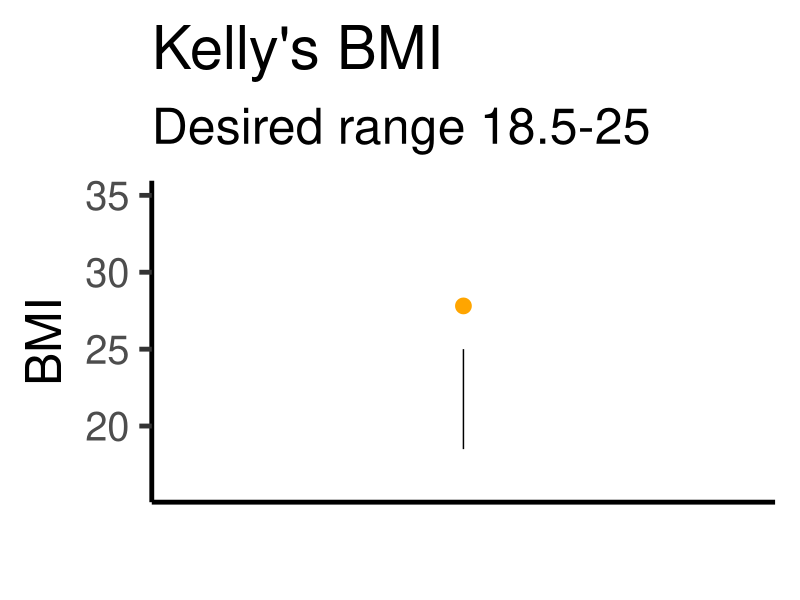
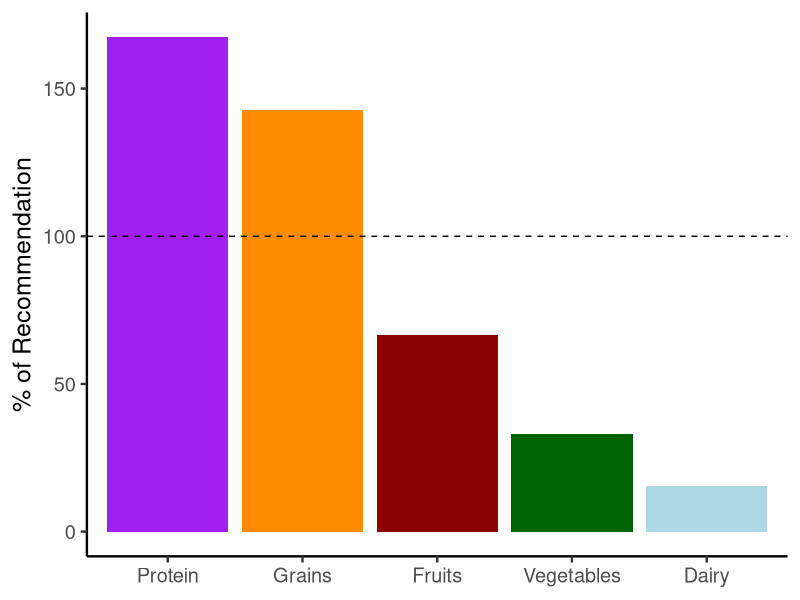
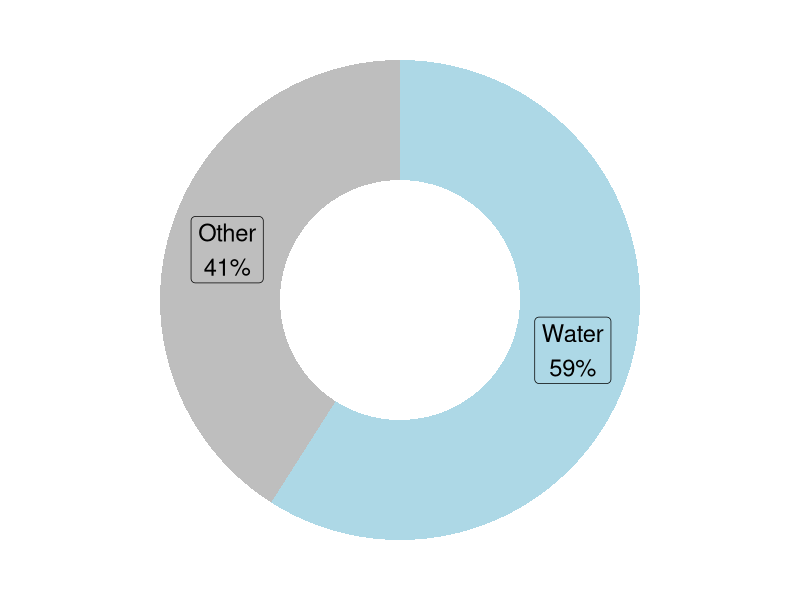
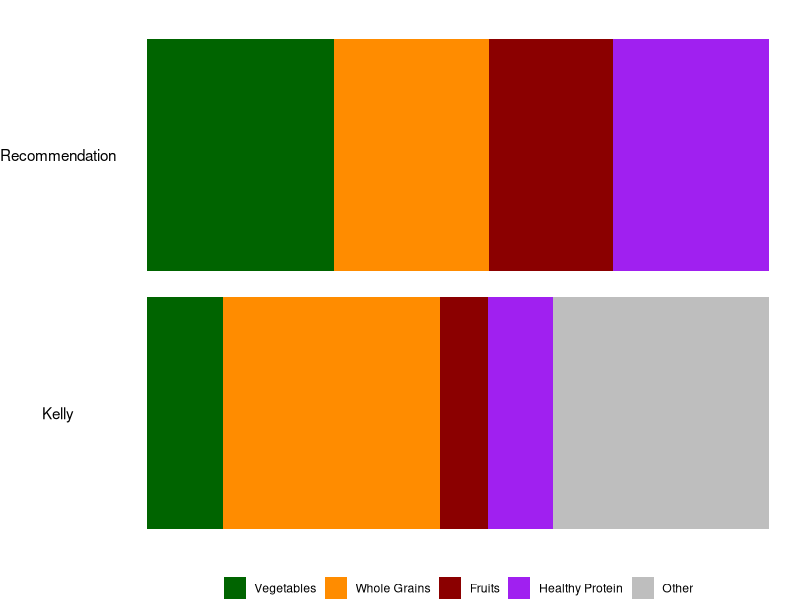
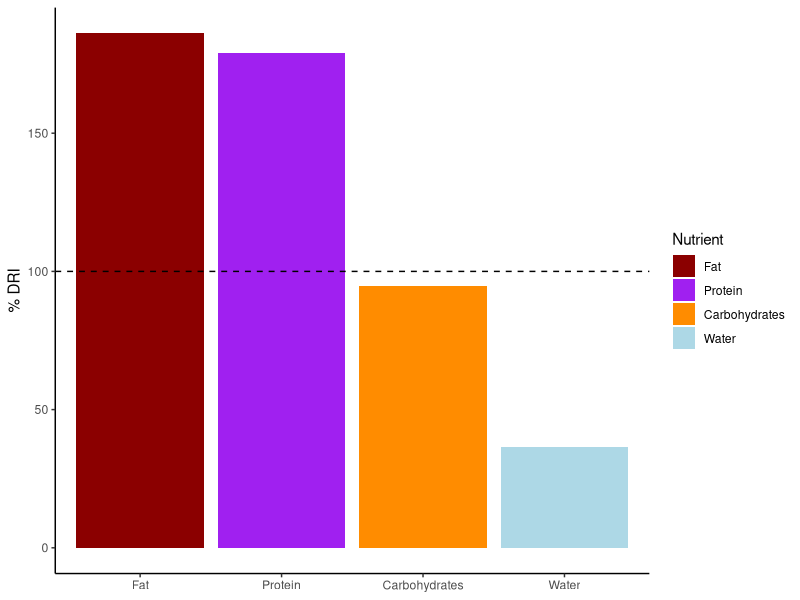
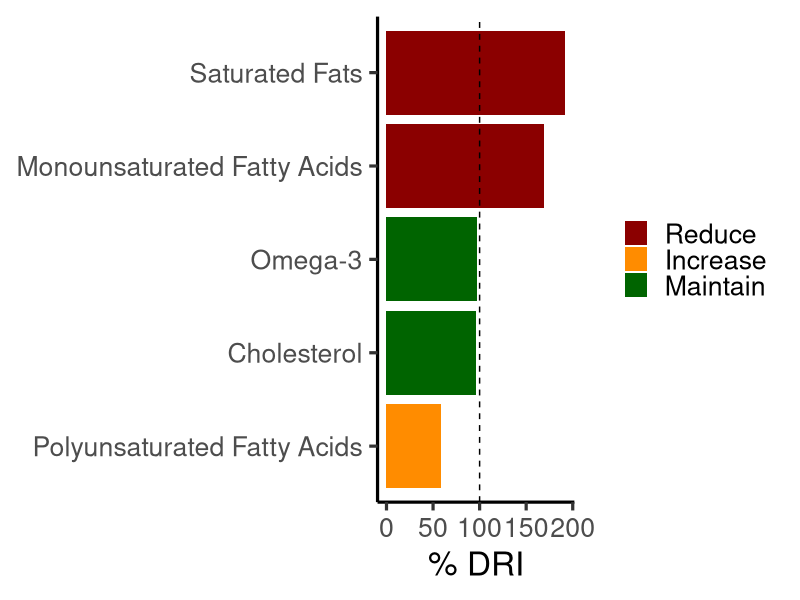
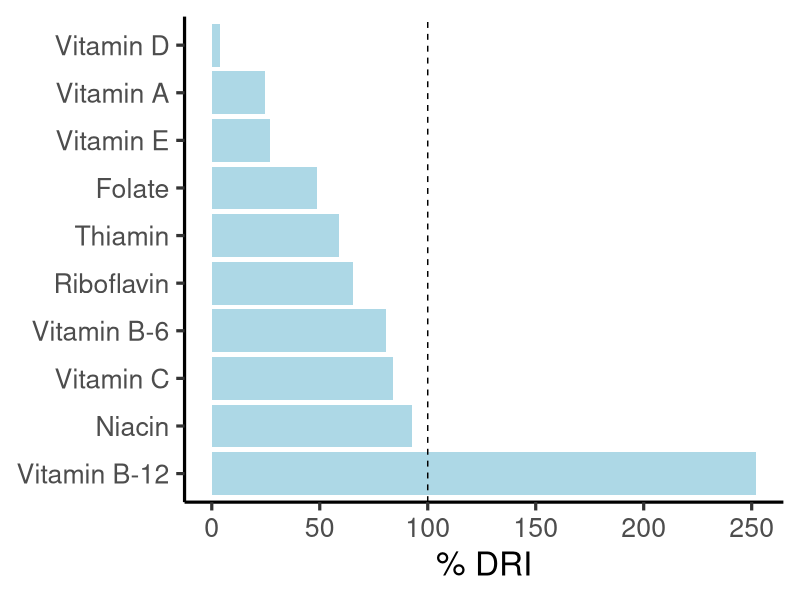
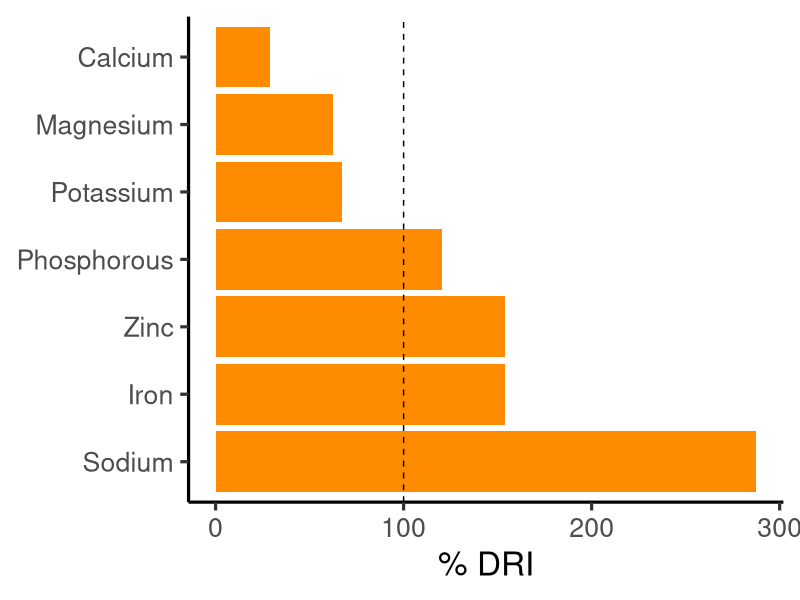

These charts were generated, in order, by the following R code:
## ---- chunk 1
#| setup: true

# Load packages
library(tidyverse)
library(knitr)
library(readr)

# Load data
kelly <- read_csv("bargraph.csv")

# Add AI for Omega-3 based on the National Academy of Medicine DRIs
# Source: NIH, Omega-3 Fatty Acids: Fact Sheet for Health Professionals
#         https://ods.od.nih.gov/factsheets/Omega3FattyAcids-HealthProfessional/
kelly$DRIGoal[kelly$Nutrient == "Omega3_g"] <- 1.1

# Correct percentages column
kelly$Percentage <- NA
kelly$Percentage <- as.numeric((kelly$Value / kelly$DRIGoal) * 100)
## ---- chunk 2
#| fig-asp: 1.25

# Plot of weight for height and BMI
bmi <- tibble(
  upper = 25,
  lower = 18.5,
  kelly = 27.81,
  id = "1"
  )

ggplot(bmi, aes(x = id, y = kelly)) +
  geom_point(size = 5, color = "orange") +
  geom_linerange(aes(ymin = lower, ymax = upper)) +
  coord_flip() +
  coord_cartesian(ylim = c(16, 35)) +
  labs(title = "Kelly's BMI",
    subtitle = "Desired range 18.5-25",
    y = "BMI", x = "") +
  theme_classic(base_size = 36) +
  theme(axis.text.x = element_blank(),
    axis.ticks.x = element_blank())
## ---- chunk 3
#| fig-asp: 0.4

# Load data
myplate <- tibble(
  food = c("Grains", "Vegetables", "Fruits", "Dairy", "Protein"),
  volume = c(7.14, 0.66, 1, 0.46, 8.37),
  recommendation = c(5, 2, 1.5, 3, 5),
  percent = (volume / recommendation) * 100
)

# Order food as factor by decreasing percentage
myplate <- myplate %>%
  mutate(food = fct_reorder(food, percent, .desc = TRUE))

# Plot data
ggplot(myplate, aes(x = food, y = percent, fill = food)) +
  geom_col() +
  scale_fill_manual(values = c(
    "Grains" = "darkorange",
    "Vegetables" = "darkgreen",
    "Fruits" = "darkred",
    "Dairy" = "lightblue",
    "Protein" = "purple")) +
  geom_hline(yintercept = 100, linetype = "dashed") +
  labs(title = NULL,
    x = NULL, y = "% of Recommendation") +
  theme_classic(base_size = 18) +
  theme(legend.position = "none")
## ---- chunk 4
#| fig-pos: center

drink <- tibble(
  drink = c("Water", "Other"),
  amount = c(18, 12.5)
)
 
# Compute percentages
drink$fraction = drink$amount / sum(drink$amount)

# Compute the cumulative percentages (top of each rectangle)
drink$ymax = cumsum(drink$fraction)

# Compute the bottom of each rectangle
drink$ymin = c(0, head(drink$ymax, n=-1))
 
# Compute label position
drink$labelPosition <- (drink$ymax + drink$ymin) / 2

# Compute a good label
drink$label <- paste0(drink$drink, "\n", round(drink$fraction*100), "%")

# Make the plot
ggplot(drink, aes(ymax=ymax, ymin=ymin, xmax=4, xmin=3, fill=drink)) +
  geom_rect() +
  geom_label(x=3.5, aes(y=labelPosition, label=label), size=6) +
  scale_fill_manual(values = c(
    Water = "lightblue",
    Other = "gray"
  )) +
  coord_polar(theta="y") + 
  xlim(c(2, 4)) +
  theme_void() +
  theme(legend.position = "none")

## ---- chunk 5
#| fig-asp: 0.1

healthyplate <- tibble(
  food = c("Vegetables", "Whole Grains", "Fruits", "Healthy Protein", "Other", "Vegetables", "Whole Grains", "Fruits", "Healthy Protein", "Other"),
  intake = c(30, 25, 20, 25, 0, 4+1.2+3, 4.7*5, 5.2, 0.2+2+4.8, 6+2.5+6+6.5+2.4),
  group = c("Recommendation", "Recommendation", "Recommendation", "Recommendation", "Recommendation", "Kelly", "Kelly", "Kelly", "Kelly", "Kelly")
)

# Order food as factor by decreasing percentage
healthyplate <- healthyplate %>%
  mutate(food = fct_relevel(food, "Vegetables", "Whole Grains", "Fruits", "Healthy Protein", "Other"))

# Order group as factor so recommendation comes first
healthyplate <- healthyplate %>%
  mutate(group = fct_relevel(group, "Kelly", "Recommendation"))

ggplot(healthyplate, aes(y = group, x = intake, fill = food)) +
  geom_bar(position = position_fill(reverse = TRUE), stat = "identity") +
  scale_fill_manual(values = c(
    "Vegetables" = "darkgreen",
    "Whole Grains" = "darkorange",
    "Fruits" = "darkred",
    "Healthy Protein" = "purple",
    "Other" = "gray"
  )) +
  theme_void() +
  theme(legend.title = element_blank(),
    legend.position = "bottom",
    axis.text.y = element_text())

## ---- chunk 6
#| fig-align: center

macro <- kelly %>%
  filter(Nutrient %in%
      c("Protein_g", "Carbohydrates_g", "Fat_g", "Water_g"))

macro <- macro %>%
  mutate(Nutrient = case_match(Nutrient,
    "Carbohydrates_g" ~ "Carbohydrates",
    "Fat_g" ~ "Fat",
    "Protein_g" ~ "Protein",
    "Water_g" ~ "Water"
    ))

macro <- macro %>%
  mutate(Nutrient = fct_reorder(Nutrient, Percentage, .desc = TRUE))

ggplot(macro, aes(Nutrient, Percentage, fill = Nutrient)) +
  geom_col() +
  scale_fill_manual(values = c(
    "Carbohydrates" = "darkorange",
    "Fat" = "darkred",
    "Protein" = "purple",
    "Water" = "lightblue"
  )) +
  labs(x = NULL, y = "% DRI") +
  geom_hline(yintercept = 100, linetype = "dashed") +
  theme_classic()

## ---- chunk 7
carbs <- kelly %>%
  filter(Nutrient %in%
      c("Sugar_g", "AddedSugar_g", "Fiber_g", "SolubleFiber_g", "InsolubleFiber_g"))

fats <- kelly %>%
  filter(Nutrient %in%
      c("SaturatedFat_g", "MonoFat_g", "PolyFat_g", "Cholesterol_mg", "Omega3_g"))

## ---- chunk 8
carbs <- carbs %>%
  mutate(Nutrient = case_match(Nutrient,
    "Sugar_g" ~ "Sugar",
    "AddedSugar_g" ~ "Added Sugar",
    "Fiber_g" ~ "Fiber",
    "SolubleFiber_g" ~ "Soluble Fiber",
    "InsolubleFiber_g" ~ "Insoluble Fiber"
    ))

carbs <- carbs %>%
  rename(
    "Amount (g)" = Value,
    "% DRI" = Percentage
  )

carbs <- carbs %>%
  select(-DRIGoal)

carbs$`% DRI` <- c("", "44%", "119%", "", "")

kable(carbs)

## ---- chunk 9
#| fig-asp: 0.4

fats <- fats %>%
  mutate(Nutrient = case_match(Nutrient,
    "SaturatedFat_g" ~ "Saturated Fats",
    "MonoFat_g" ~ "Monounsaturated Fatty Acids",
    "PolyFat_g" ~ "Polyunsaturated Fatty Acids",
    "Cholesterol_mg" ~ "Cholesterol",
    "Omega3_g" ~ "Omega-3"
    ))

fats$stoplight <- c("Reduce", "Reduce", "Increase", "Maintain", "Maintain")
fats$stoplight <- factor(fats$stoplight, levels = c("Reduce", "Increase", "Maintain"), ordered = TRUE)

fats <- fats %>%
  mutate(Nutrient = fct_reorder(Nutrient, Percentage, .desc = FALSE))

ggplot(fats, aes(Percentage, Nutrient, fill = stoplight)) +
  geom_col() +
  geom_vline(xintercept = 100, linetype = "dashed") +
  scale_fill_manual(values = c(
    "Reduce" = "darkred",
    "Increase" = "darkorange",
    "Maintain" = "darkgreen"
  )) +
  labs(x = "% DRI", y = NULL) +
  theme_classic(base_size = 24) +
  theme(legend.title = element_blank())

## ---- chunk 10
#| fig-asp: 0.4

vit <- kelly[21:30,]

vit$Nutrient <- c("Vitamin A", "Thiamin", "Riboflavin", "Niacin", "Vitamin B-6", "Vitamin B-12", "Vitamin C", "Vitamin D", "Vitamin E", "Folate")
  
vit <- vit %>%
  mutate(Nutrient = fct_reorder(Nutrient, Percentage, .desc = TRUE))

ggplot(vit, aes(Percentage, Nutrient)) +
  geom_col(fill = "lightblue") +
  geom_vline(xintercept = 100, linetype = "dashed") +
  labs(x = "% DRI", y = NULL) +
  theme_classic(base_size = 24) +
  theme(legend.title = element_blank())


## ---- chunk 11
#| fig-asp: 0.4

min <- kelly[31:37,]

min$Nutrient <- c("Calcium", "Iron", "Magnesium", "Phosphorous", "Potassium", "Sodium", "Zinc")

min <- min %>%
  mutate(Nutrient = fct_reorder(Nutrient, Percentage, .desc = TRUE))

ggplot(min, aes(Percentage, Nutrient)) +
  geom_col(fill = "darkorange") +
  geom_vline(xintercept = 100, linetype = "dashed") +
  labs(x = "% DRI", y = NULL) +
  theme_classic(base_size = 24) +
  theme(legend.title = element_blank())
